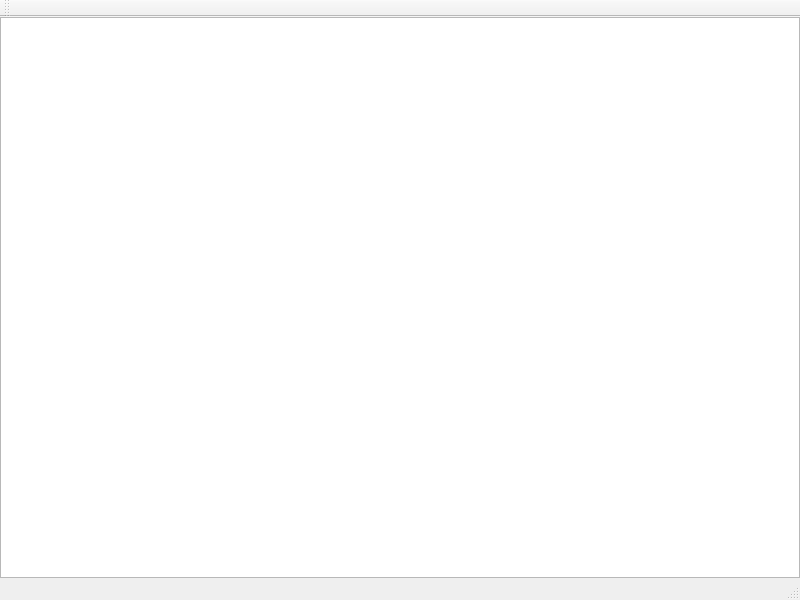
<?xml version="1.0" encoding="UTF-8"?>
<ui version="4.0">
    <class>FileViewerWindow</class>
    <widget class="QMainWindow" name="FileViewerWindow">
        <property name="geometry">
            <rect>
                <x>0</x>
                <y>0</y>
                <width>800</width>
                <height>600</height>
            </rect>
        </property>
        <property name="windowTitle">
            <string>File Viewer</string>
        </property>
        <widget class="QWidget" name="centralwidget">
            <layout class="QVBoxLayout" name="verticalLayout">
                <property name="spacing">
                    <number>0</number>
                </property>
                <property name="leftMargin">
                    <number>0</number>
                </property>
                <property name="topMargin">
                    <number>0</number>
                </property>
                <property name="rightMargin">
                    <number>0</number>
                </property>
                <property name="bottomMargin">
                    <number>0</number>
                </property>
                <item>
                    <widget class="QStackedWidget" name="stackedWidget">
                        <widget class="QWidget" name="text_page">
                            <layout class="QVBoxLayout" name="verticalLayout_2">
                                <property name="spacing">
                                    <number>0</number>
                                </property>
                                <property name="leftMargin">
                                    <number>0</number>
                                </property>
                                <property name="topMargin">
                                    <number>0</number>
                                </property>
                                <property name="rightMargin">
                                    <number>0</number>
                                </property>
                                <property name="bottomMargin">
                                    <number>0</number>
                                </property>
                                <item>
                                    <widget class="QPlainTextEdit" name="text_edit">
                                        <property name="readOnly">
                                            <bool>true</bool>
                                        </property>
                                    </widget>
                                </item>
                            </layout>
                        </widget>
                        <widget class="QWidget" name="image_page">
                            <layout class="QVBoxLayout" name="verticalLayout_3">
                                <item>
                                    <widget class="QLabel" name="image_label">
                                        <property name="text">
                                            <string/>
                                        </property>
                                        <property name="alignment">
                                            <set>Qt::AlignCenter</set>
                                        </property>
                                    </widget>
                                </item>
                            </layout>
                        </widget>
                        <widget class="QWidget" name="markdown_page">
                            <layout class="QVBoxLayout" name="verticalLayout_4">
                                <property name="spacing">
                                    <number>0</number>
                                </property>
                                <property name="leftMargin">
                                    <number>0</number>
                                </property>
                                <property name="topMargin">
                                    <number>0</number>
                                </property>
                                <property name="rightMargin">
                                    <number>0</number>
                                </property>
                                <property name="bottomMargin">
                                    <number>0</number>
                                </property>
                                <item>
                                    <widget class="QTextBrowser" name="markdown_browser">
                                        <property name="openExternalLinks">
                                            <bool>true</bool>
                                        </property>
                                    </widget>
                                </item>
                            </layout>
                        </widget>
                    </widget>
                </item>
            </layout>
        </widget>
        <widget class="QToolBar" name="toolBar">
            <property name="windowTitle">
                <string>toolBar</string>
            </property>
            <attribute name="toolBarArea">
                <enum>TopToolBarArea</enum>
            </attribute>
            <attribute name="toolBarBreak">
                <bool>false</bool>
            </attribute>
        </widget>
        <widget class="QStatusBar" name="statusBar"/>
    </widget>
    <resources/>
    <connections/>
</ui>
